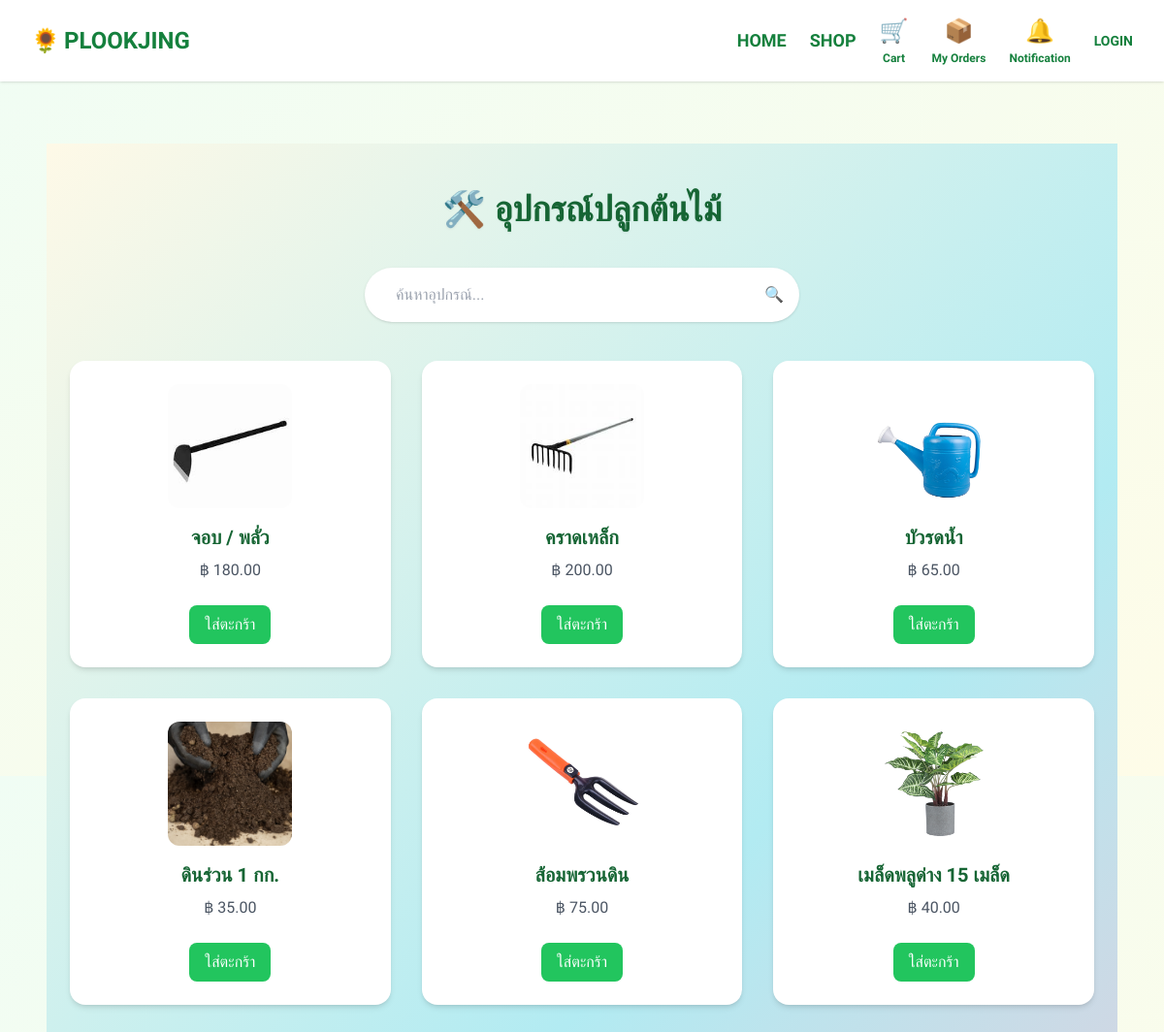
Screenshot of /equipment/ with the database file from the repository.
### myapp/models.py (models this page shows, shortened)
class Equipment(models.Model):
    name = models.CharField(max_length=100)
    description = models.TextField(blank=True, null=True)
    image = models.ImageField(upload_to='equipment_images/', blank=True, null=True)
    price = models.DecimalField(max_digits=10, decimal_places=2)

### myapp/views.py (the view)
# urls.py: path('equipment/', views.equipment_list, name='equipment_list'),
def equipment_list(request):
    equipment = Equipment.objects.all()
    return render(request, 'plantapp/equipment_list.html', {'equipment': equipment})

### templates/plantapp/equipment_list.html (shortened to what this page needs)
{% extends 'base.html' %}
{% load static %}
{% block content %}
<div class="min-h-screen py-12 px-6" style="background: linear-gradient(135deg, #fef9e7, #b2ebf2, #f8bbd0);">
  <h1 class="text-4xl font-bold text-center text-green-800 mb-10 drop-shadow-sm">
    🛠️ อุปกรณ์ปลูกต้นไม้
  </h1>
  <form method="get" action="." class="max-w-md mx-auto mb-10">
    <div class="flex items-center bg-white rounded-full shadow px-4 py-2">
      <input
        type="text"
        name="q"
        placeholder="ค้นหาอุปกรณ์..."
        value="{{ request.GET.q }}"
        class="flex-grow px-4 py-2 focus:outline-none rounded-full text-gray-700"
      >
      <button type="submit" class="text-green-600 font-semibold hover:text-green-800">
        🔍
      </button>
    </div>
  </form>
  <div class="grid grid-cols-1 sm:grid-cols-2 md:grid-cols-3 gap-8 max-w-6xl mx-auto">
    {% for equipment in equipment %}
      <div class="bg-white rounded-2xl shadow-md p-6 flex flex-col items-center text-center hover:shadow-xl transition duration-300">
        {% if equipment.image %}
          <img src="{{ equipment.image.url }}" alt="{{ equipment.name }}" class="w-32 h-32 object-cover rounded-xl mb-4">
        {% else %}
          <div class="w-32 h-32 bg-gray-100 flex items-center justify-center rounded-xl mb-4 text-gray-400 text-sm">
            ไม่มีรูป
          </div>
        {% endif %}
        <h2 class="text-xl font-semibold text-green-800">{{ equipment.name }}</h2>
        <p class="text-gray-600 mt-2 mb-4">฿ {{ equipment.price|floatformat:2 }}</p>
        <form method="post" action="{% url 'myapp:add_to_cart' %}">
          <button type="submit" class="bg-green-500 hover:bg-green-600 text-white px-4 py-2 rounded-lg mt-2">
            ใส่ตะกร้า
          </button>
        </form>
      </div>
    {% endfor %}
  </div>
</div>
{% endblock %}

### rows the page displays
Equipment: image (picture), name "จอบ / พลั่ว", price "180.00"
Equipment: image (picture), name "คราดเหล็ก", price "200.00"
Equipment: image (picture), name "บัวรดน้ำ", price "65.00"
Equipment: image (picture), name "ดินร่วน 1 กก.", price "35.00"
Equipment: image (picture), name "ส้อมพรวนดิน", price "75.00"
Equipment: image (picture), name "เมล็ดพลูด่าง 15 เมล็ด", price "40.00"
